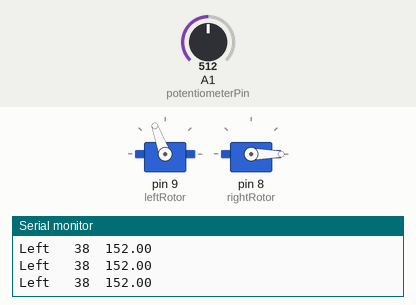
Simulated run of this sketch. Board: Arduino Uno, built with avr-gcc and run on an emulated ATmega328P. On the bench: 2 × servo, the last lines printed to the serial monitor. Inputs (shaded band) come from the test bench; at power-on: A1 (potentiometerPin) = 512.

Above: at 1.2 s.
1.3 s: A1 (potentiometerPin) set to 540
At 2.5 s:
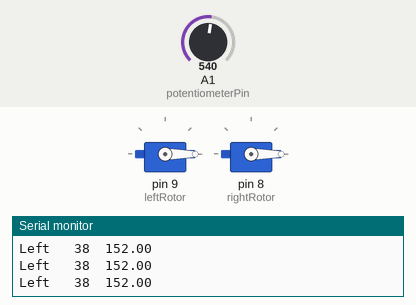
2.8 s: A1 (potentiometerPin) set to 562
4.3 s: A1 (potentiometerPin) set to 571
At 4.8 s:
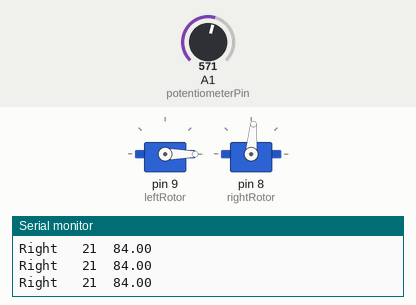
5.9 s: A1 (potentiometerPin) set to 716
At 6.6 s:
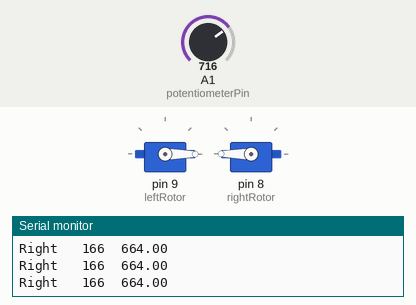
7.4 s: A1 (potentiometerPin) set to 520
At 7.9 s:
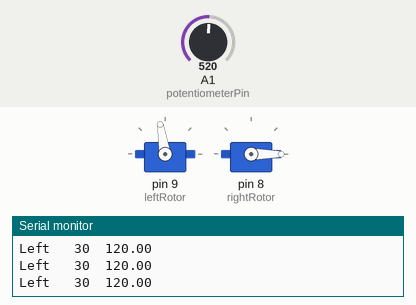
9.0 s: A1 (potentiometerPin) set to 860
At 9.7 s:
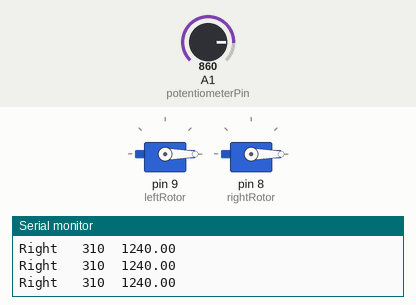
Timing chart, 0 to 11.5 s (numbered marks = the images above; inputs shaded):
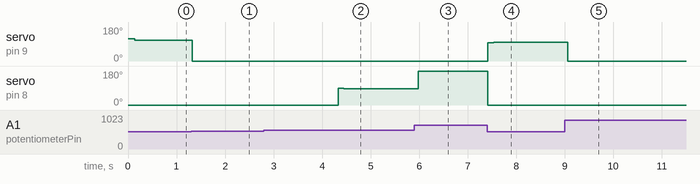

The sketch:

arduino_code.ino
```cpp
#include <Servo.h>

const int leftRotor = 9;
const int rightRotor = 8;
Servo left;
Servo right;
const float servoMin = 55;
const float servoMax = 165;
const float binMax = 127;
int potentiometerPin = A1;
int potentiometerValue = 0;
const int potMinVal = 250;
const int potMaxVal = 850;
int prev_err_r = 0;
int prev_err_l = 0;
const float kp = 4;
const float kd = 50;
const float ki = 0;
const int dt = 100; // 0.2 sec
float i_err_r = 0;
float i_err_l = 0;
const int potRefVal = 550;
int potStableVal = 550;


void setup() {
  // put your setup code here, to run once:
  Serial.begin(9600);
  Serial.println("Bot is ready to fly!!");
  /*
  Serial.println("Please Enter the Stable angle \n"
                    "'+' indicates Right \n"
                    "'-' indicates Left");
  if (Serial.available){
    float data = Serial.read();
    if (data > 0){
      data = data/(potMaxVal - potRefVal)*
      potStableVal
    }
  }
  */
  pinMode(leftRotor,OUTPUT);
  pinMode(rightRotor,OUTPUT);
  left.attach(leftRotor);
  right.attach(rightRotor);
  left.write(servoMin);
  right.write(servoMin);
  //int potStableVal = 550;


}

void loop() {
  // put your main code here, to run repeatedly:
  potentiometerValue = analogRead(potentiometerPin);
  if (potentiometerValue > 570){
    Serial.print("Right \t");
    int error_R = potentiometerValue - potStableVal;
    Serial.print(error_R);
    Serial.print("\t");
    int thrustR = getThrustValR(error_R);
    left.write(0);
    right.write(thrustR);
    //Serial.print("Right \t");
    //Serial.println(thrustR);
  }
  else if (potentiometerValue < 530){
    Serial.print("Left \t");
    int error_L = potStableVal - potentiometerValue;
    Serial.print(error_L);
    Serial.print("\t");
    int thrustL = getThrustValL(error_L);
    right.write(0);
    left.write(thrustL);
    //Serial.print("Left \t");
    //Serial.println(thrustL);
  }

  else{
   right.write(0);
   left.write(0);
  }
  Serial.flush();
  delay(dt);
}

int getThrustValR(float error_r){
  /*  This function takes the potentiometer value and
   *  calculates the thrust value for right thruster with PID controller
   * thrust has the pwm value required to control the rotor for the potentiometer value
   */
  float p_err_r = kp*error_r;
  float d_err_r = kd*(error_r - prev_err_r)/(dt);
  float i_err_r =+ ki*error_r;
  float pid_err_r = p_err_r + d_err_r + i_err_r;

  float thrust_r = pid_err_r/(potMaxVal - potStableVal) * (servoMax - servoMin) + servoMin ;
  Serial.println(pid_err_r);
  prev_err_r = error_r;
  return thrust_r;
}

int getThrustValL(float error_l){
  /*  This function takes the potentiometer value and
   *  calculates the thrust value for left thruster with PID controller
   * thrust has the pwm value required to control the rotor for the potentiometer value
   */
  float p_err_l = kp*error_l;
  float d_err_l = kd*(error_l - prev_err_l)/(dt);
  float i_err_l =+ ki*error_l;
  float pid_err_l = p_err_l + d_err_l + i_err_l;

  float thrust_l = pid_err_l/(potMaxVal - potStableVal) * (servoMax - servoMin) + servoMin ;
  Serial.println(pid_err_l);
  prev_err_l = error_l;
  return thrust_l;
}
```

Measured:
- the behaviour switches between 529 and 530 on A1 (potentiometerPin) (found by bisection; images 0 and 1)
- the behaviour switches between 570 and 571 on A1 (potentiometerPin) (found by bisection; images 1 and 2)
- after the input at 1.3 s, servo on pin 9 (leftRotor): 110° → 0° at once
- after the input at 2.8 s, every drawn part: stays the same
- after the input at 4.3 s, servo on pin 8 (rightRotor): 0° → 89° at once, → 85° 0.12 s later
- after the input at 5.9 s, servo on pin 8 (rightRotor): 85° → 180° after 0.08 s
- after the input at 7.4 s, servo on pin 9 (leftRotor): 0° → 97° at once, → 99° 0.12 s later; servo on pin 8 (rightRotor): 180° → 0° at once
- after the input at 9.0 s, servo on pin 9 (leftRotor): 99° → 0° after 0.07 s
